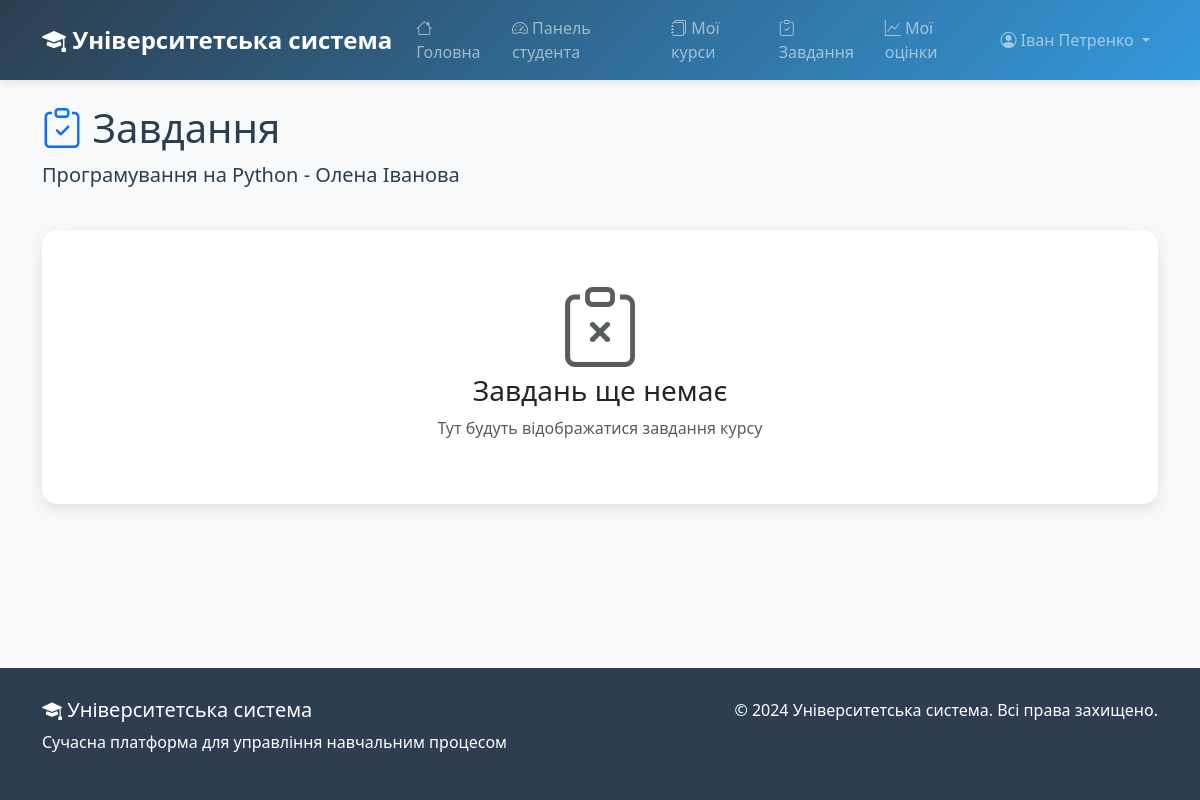
Page /class/2/assignments/ (signed in) on the committed database.
### lms/models.py (models this page shows, shortened)
class Class(models.Model):
    course = models.ForeignKey(Course, on_delete=models.CASCADE, verbose_name=_("курс"))
    professor = models.ForeignKey(Professor, on_delete=models.CASCADE, verbose_name=_("викладач"))
    semester = models.CharField(max_length=20, verbose_name=_("семестр"))
    schedule = models.CharField(max_length=100, verbose_name=_("розклад"))
    classroom = models.CharField(max_length=50, verbose_name=_("аудиторія"))
    class Meta:
        verbose_name = _("заняття")
        verbose_name_plural = _("заняття")

class Course(models.Model):
    name = models.CharField(max_length=100, verbose_name=_("назва"))
    code = models.CharField(max_length=10, unique=True, verbose_name=_("код"))
    description = models.TextField(verbose_name=_("опис"))
    credits = models.IntegerField(
        validators=[MinValueValidator(1), MaxValueValidator(10)],
        verbose_name=_("кредити")
    )
    department = models.ForeignKey(Department, on_delete=models.CASCADE, verbose_name=_("кафедра"))
    class Meta:
        verbose_name = _("курс")
        verbose_name_plural = _("курси")

class Professor(models.Model):
    user = models.OneToOneField(User, on_delete=models.CASCADE, verbose_name=_("користувач"))
    department = models.ForeignKey(Department, on_delete=models.CASCADE, verbose_name=_("кафедра"))
    office = models.CharField(max_length=50, verbose_name=_("офіс"))
    class Meta:
        verbose_name = _("викладач")
        verbose_name_plural = _("викладачі")

### lms/views.py (the view)
# urls.py: path('class/<int:class_id>/assignments/', views.class_assignments, name='class_assignments'),
@login_required
def class_assignments(request, class_id):
    class_obj = get_object_or_404(Class, id=class_id)
    if hasattr(request.user, 'student'):
        if not Enrollment.objects.filter(student=request.user.student, class_enrolled=class_obj).exists():
            return HttpResponseForbidden("Доступ запрещен")
    assignments = Assignment.objects.filter(class_obj=class_obj)
    submitted_assignments = []
    if hasattr(request.user, 'student'):
        submitted_assignments = StudentSubmission.objects.filter(
            student=request.user.student,
            assignment__in=assignments
        ).values_list('assignment_id', flat=True)
    return render(request, 'lms/class_assignments.html', {
        'class_obj': class_obj,
        'assignments': assignments,
        'submitted_assignments': submitted_assignments
    })

### lms/templates/lms/class_assignments.html (shortened to what this page needs)
{% extends 'lms/base.html' %}
{% block content %}
<div class="container mt-4">
    <div class="d-flex justify-content-between align-items-center mb-4">
        <div>
            <h1><i class="bi bi-clipboard-check text-primary"></i> Завдання</h1>
            <p class="lead">{{ class_obj.course.name }} - {{ class_obj.professor.user.get_full_name }}</p>
        </div>
    </div>
    <div class="row">
        {% for assignment in assignments %}
        <div class="col-md-6 col-lg-4 mb-4">
            <div class="card h-100">
                <div class="card-header d-flex justify-content-between align-items-center">
                    <span class="badge {% if assignment.assignment_type == 'LAB' %}bg-primary{% elif assignment.assignment_type == 'HW' %}bg-warning{% elif assignment.assignment_type == 'PROJECT' %}bg-success{% else %}bg-info{% endif %}">
                        {{ assignment.get_assignment_type_display }}
                    </span>
                    <small class="text-muted">{{ assignment.max_points }} балів</small>
                </div>
                <div class="card-body">
                    <h5 class="card-title">{{ assignment.title }}</h5>
                    <p class="card-text">{{ assignment.description|truncatewords:20 }}</p>
                    <div class="assignment-info mb-3">
                        <small class="text-muted">
                            <i class="bi bi-clock"></i> Термін: {{ assignment.due_date|date:"d.m.Y H:i" }}
                        </small>
                        <br>
                        <small class="text-muted">
                            <i class="bi bi-calendar"></i> Створено: {{ assignment.created_at|date:"d.m.Y" }}
                        </small>
                    </div>
                    {% if assignment.assignment_file %}
                    <div class="mb-3">
                        <a href="{{ assignment.assignment_file.url }}" class="btn btn-sm btn-outline-primary">
                            <i class="bi bi-download"></i> Завантажити файл
                        </a>
                    </div>
                    {% endif %}
                </div>
                <div class="card-footer bg-transparent">
                    <div class="d-flex justify-content-between">
                        {% if user.is_staff %}
                        <a href="{% url 'assignment_submissions' assignment.id %}" class="btn btn-sm btn-primary">
                            <i class="bi bi-list-check"></i> Переглянути здані
                        </a>
                        <a href="#" class="btn btn-sm btn-outline-secondary">
                            <i class="bi bi-pencil"></i> Редагувати
                        </a>
                        {% else %}
                        {% if assignment in submitted_assignments %}
                        <span class="badge bg-success">Здано</span>
                        {% else %}
                        <a href="{% url 'submit_assignment' assignment.id %}" class="btn btn-sm btn-success">
                            <i class="bi bi-upload"></i> Здати роботу
                        </a>
                        {% endif %}
                        <a href="{% url 'assignment_detail' assignment.id %}" class="btn btn-sm btn-outline-primary">
                            <i class="bi bi-eye"></i> Деталі
                        </a>
                        {% endif %}
                    </div>
                </div>
            </div>
        </div>
        {% empty %}
        <div class="col-12">
            <div class="card">
                <div class="card-body text-center py-5">
                    <i class="bi bi-clipboard-x display-1 text-muted mb-3"></i>
                    <h3>Завдань ще немає</h3>
                    <p class="text-muted">Тут будуть відображатися завдання курсу</p>
                </div>
            </div>
        </div>
        {% endfor %}
    </div>
</div>
{% endblock %}

### lms/templates/lms/base.html (shortened to what this page needs)
<!DOCTYPE html>
<html lang="uk">
<head>
    <link href="https://cdn.jsdelivr.net/npm/bootstrap@5.3.0/dist/css/bootstrap.min.css" rel="stylesheet">
    <link rel="stylesheet" href="https://cdn.jsdelivr.net/npm/bootstrap-icons@1.10.0/font/bootstrap-icons.css">
</head>
<body>
<nav class="navbar navbar-expand-lg navbar-dark" style="background: linear-gradient(135deg, var(--primary-color), var(--secondary-color));">
    <div class="container">
        <a class="navbar-brand" href="{% url 'home' %}">
            <i class="bi bi-mortarboard-fill"></i> Університетська система
        </a>
        <div class="collapse navbar-collapse" id="navbarNav">
            <ul class="navbar-nav me-auto">
                <li class="nav-item">
                    <a class="nav-link" href="{% url 'home' %}"><i class="bi bi-house"></i> Головна</a>
                </li>
                {% if user.is_authenticated %}
                {% if user.is_staff or user.professor %}
                <li class="nav-item">
                    <a class="nav-link" href="{% url 'professor_dashboard' %}"><i class="bi bi-speedometer2"></i> Панель викладача</a>
                </li>
                <li class="nav-item">
                    <a class="nav-link" href="{% url 'class_list' %}"><i class="bi bi-journals"></i> Мої курси</a>
                </li>
                <li class="nav-item">
                    <a class="nav-link" href="{% url 'professor_grades' %}"><i class="bi bi-clipboard-data"></i> Управління оцінками</a>
                </li>
                {% else %}
                <li class="nav-item">
                    <a class="nav-link" href="{% url 'student_dashboard' %}"><i class="bi bi-speedometer2"></i> Панель студента</a>
                </li>
                <li class="nav-item">
                    <a class="nav-link" href="{% url 'student_courses' %}"><i class="bi bi-journals"></i> Мої курси</a>
                </li>
                <li class="nav-item">
                    <a class="nav-link" href="{% url 'student_assignments' %}"><i class="bi bi-clipboard-check"></i> Завдання</a>
                </li>
                <li class="nav-item">
                    <a class="nav-link" href="{% url 'student_grades' %}"><i class="bi bi-graph-up"></i> Мої оцінки</a>
                </li>
                {% endif %}
                {% endif %}
            </ul>
            <ul class="navbar-nav">
                {% if user.is_authenticated %}
                <li class="nav-item dropdown">
                    <a class="nav-link dropdown-toggle" href="#" id="navbarDropdown" role="button" data-bs-toggle="dropdown">
                        <i class="bi bi-person-circle"></i> {{ user.get_full_name|default:user.username }}
                    </a>
                </li>
                {% else %}
                <li class="nav-item">
                    <a class="nav-link" href="{% url 'login' %}">
                        <i class="bi bi-box-arrow-in-right"></i> Увійти
                    </a>
                </li>
                {% endif %}
            </ul>
        </div>
    </div>
</nav>
<main class="fade-in">
    {% block content %}
    {% endblock %}
</main>
<footer class="footer mt-auto">
    <div class="container">
        <div class="row">
            <div class="col-md-6">
                <h5><i class="bi bi-mortarboard-fill"></i> Університетська система</h5>
                <p>Сучасна платформа для управління навчальним процесом</p>
            </div>
            <div class="col-md-6 text-md-end">
                <p>&copy; 2024 Університетська система. Всі права захищено.</p>
            </div>
        </div>
    </div>
</footer>
</body>
</html>

### lms/templates/lms/base.html (style rules this page uses)
:root { --primary-color: #2c3e50; --secondary-color: #3498db; --accent-color: #e74c3c; --light-bg: #f8f9fa; --dark-text: #2c3e50; --success-color: #27ae60; --warning-color: #f39c12; --info-color: #17a2b8; }
body { background-color: var(--light-bg); font-family: 'Segoe UI', Tahoma, Geneva, Verdana, sans-serif; color: var(--dark-text); min-height: 100vh; display: flex; flex-direction: column; }
main { flex: 1; }
.navbar-brand { font-weight: bold; font-size: 1.5rem; }
.card { border: none; border-radius: 15px; box-shadow: 0 5px 15px rgba(0,0,0,0.1); transition: transform 0.3s ease, box-shadow 0.3s ease; margin-bottom: 20px; }
.footer { background: var(--primary-color); color: white; padding: 30px 0; margin-top: 50px; }
.navbar { box-shadow: 0 2px 10px rgba(0,0,0,0.1); }
.nav-link { font-weight: 500; transition: all 0.3s ease; }
.fade-in { animation: fadeIn 0.5s ease-out; }

### rows in the picture
Class: course.name "Програмування на Python", professor.user.get_full_name "Олена Іванова"

### other values in the picture
{{ user.get_full_name|default:user.username }} "Іван Петренко"
